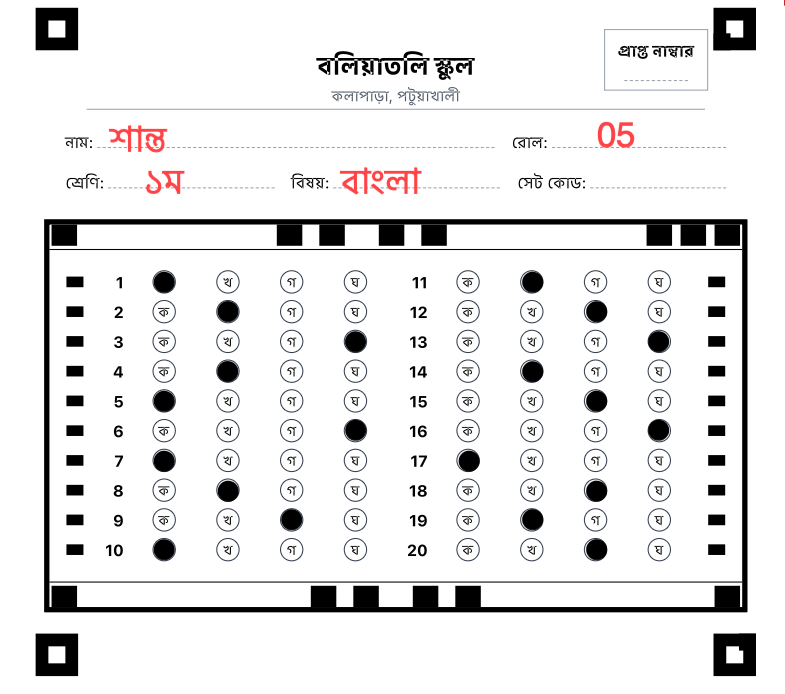
#> input picture mcq.png, 785 x 694 px
$ python test_shapes.py
#> lines starting #> are read from the running program, lines starting #| are printed output that depends on the picture; after the words box and inside, x2 and y2 are one past the last pixel; in counts of white or black regions, pixels touching at a corner belong together
import cv2
import numpy as np

img = cv2.imread("mcq.png")
#> img is the input picture: shape (694, 785, 3); mean B, G, R 232, 231.8, 232.4
print(f"Original image shape: {img.shape}")
#| Original image shape: (694, 785, 3)

# Find black squares for corner markers
gray = cv2.cvtColor(img, cv2.COLOR_BGR2GRAY)
blurred = cv2.GaussianBlur(gray, (5, 5), 0)
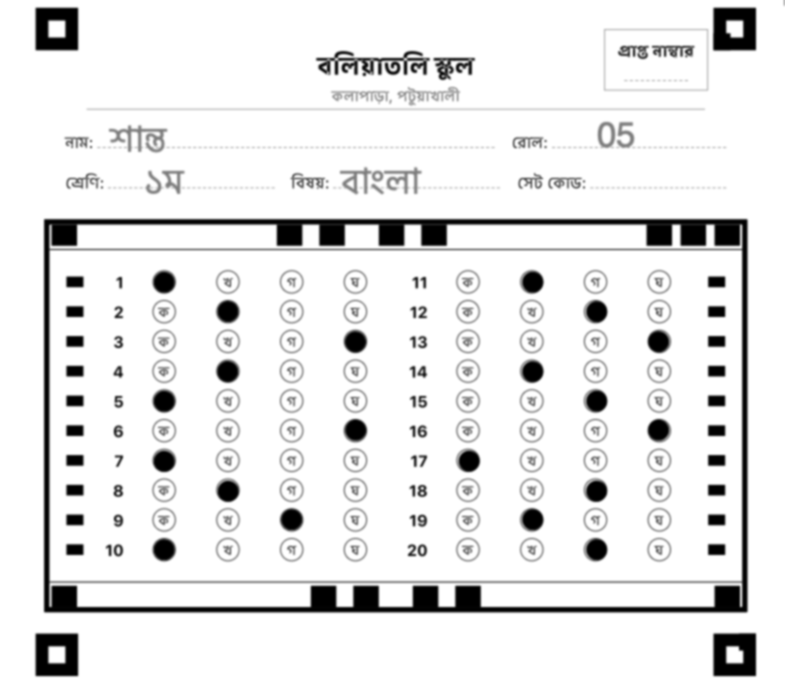
#> blurred: shape (694, 785); min 0, max 255, mean 232
edged = cv2.Canny(blurred, 50, 150)
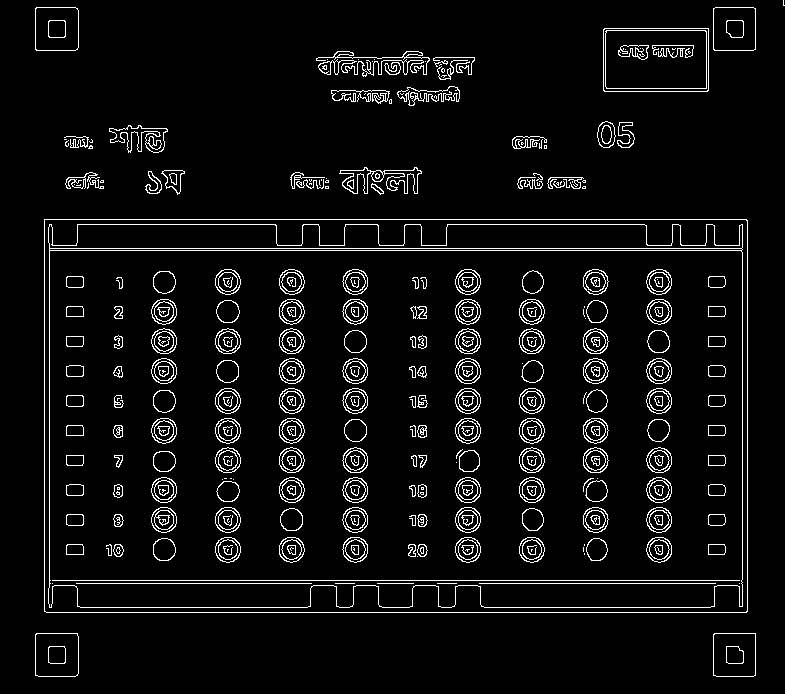
#> edged: shape (694, 785); 5.5% white in thin lines or dots
contours, _ = cv2.findContours(edged.copy(), cv2.RETR_EXTERNAL, cv2.CHAIN_APPROX_SIMPLE)
#> contours = 65 contours, 43 with area under 20; largest, box (x1, y1, x2, y2) and area: (44, 219, 748, 613) 276276, (603, 28, 709, 92) 6614, (35, 7, 79, 51) 1840, (35, 633, 79, 677) 1840, (713, 633, 756, 677) 1802

markers = []
for c in contours:
    peri = cv2.arcLength(c, True)
    approx = cv2.approxPolyDP(c, 0.04 * peri, True)
    if len(approx) == 4:
        x, y, w, h = cv2.boundingRect(approx)
        if 40 < w < 200 and 40 < h < 200:
            aspect = float(w) / h
            if 0.8 <= aspect <= 1.2:
                markers.append((x+w//2, y+h//2))
#> this loop made 65 passes
#> (peri, approx, x, y, w, h, aspect) on passes 1 to 2: (168.2, [[714, 633], [713, 675], [755, 675], [755, 633]], 713, 633, 43, 43, 1), (169.1, [[36, 633], [35, 675], [77, 675], [77, 633]], 35, 633, 43, 43, 1)
#> (c, peri, approx, x, y, w, h) on pass 51: ([[440, 64], [439, 65], [440, 64], [441, 64]], 4.83, [[441, 64], [440, 64], [439, 65], [440, 64]], 439, 64, 3, 2)
#> after the loop, markers = [(734, 654), (56, 654), (734, 29), (56, 28)]
print("Markers found at:", markers)
#| Markers found at: [(734, 654), (56, 654), (734, 29), (56, 28)]

$ run again, with omrsheet.png copied over mcq.png
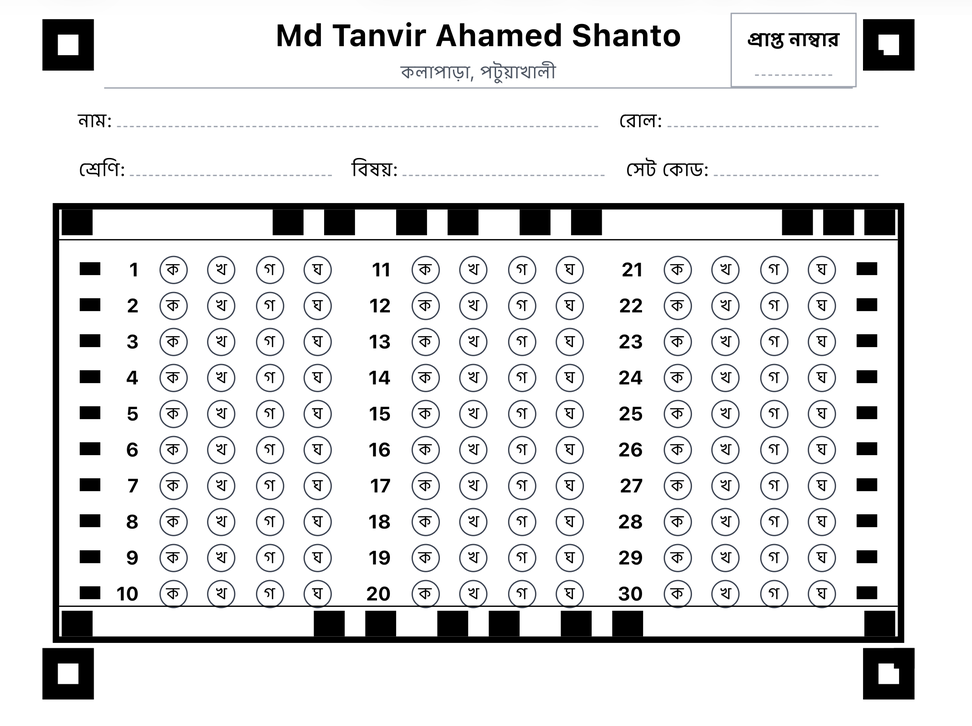
#> input picture omrsheet.png, 972 x 726 px, shrunk from 2024 x 1512 before the run
#> img is the input picture: shape (726, 972, 3); mean B, G, R 228.7, 228.4, 228.2
#| Original image shape: (726, 972, 3)
#> `blurred = cv2.GaussianBlur(gray, (5, 5), 0)`:
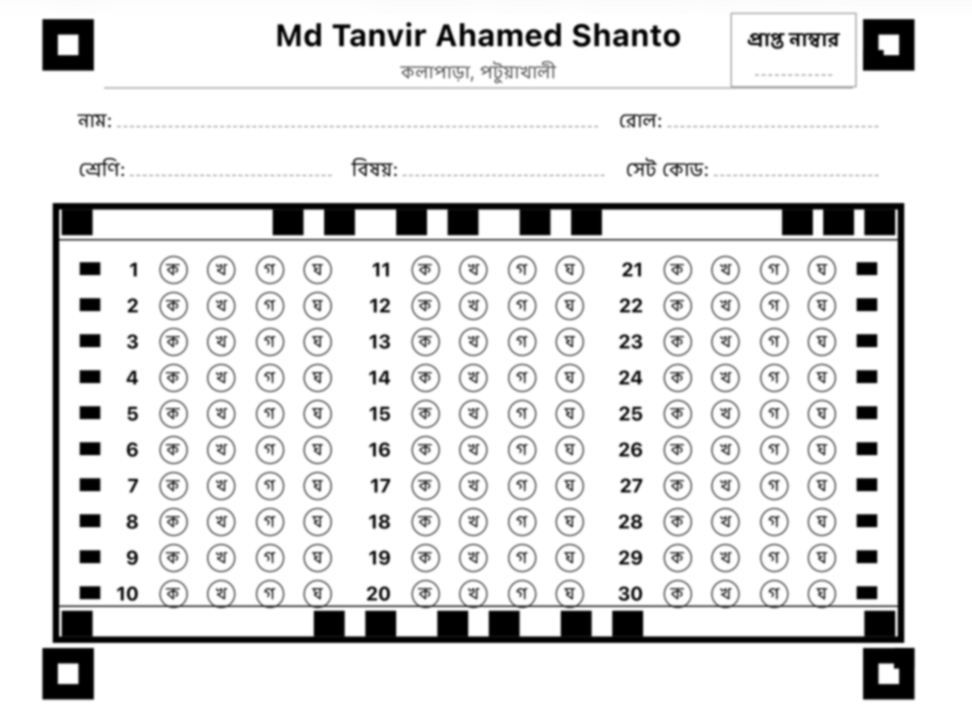
#> blurred: shape (726, 972); min 0, max 255, mean 228.4
#> `edged = cv2.Canny(blurred, 50, 150)`:
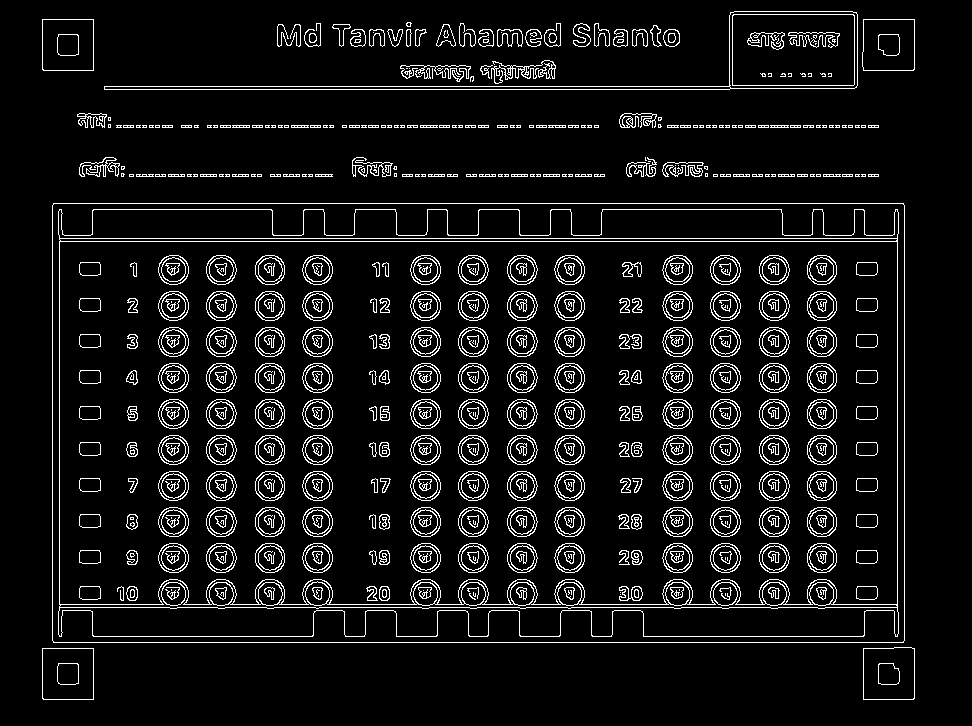
#> edged: shape (726, 972); 7.7% white in thin lines or dots, all inside (x1, y1, x2, y2) = (42, 11, 915, 700)
#> contours = 180 contours, 107 with area under 20; largest, box (x1, y1, x2, y2) and area: (52, 203, 905, 643) 374022, (104, 11, 858, 90) 11715, (863, 647, 915, 700) 2618, (862, 19, 915, 71) 2616, (42, 648, 94, 700) 2600
#> the loop `for c in contours:` made 180 passes
#> (peri, approx, x, y, w, h) on passes 1, 2, 3, 4, 7, 9: (203.4, [[42, 648], [42, 698], [93, 699], [93, 648]], 42, 648, 52, 52), (204.2, [[914, 648], [863, 648], [863, 699], [913, 699]], 863, 648, 52, 52), (2579.7, [[53, 203], [53, 642], [903, 642], [903, 203]], 53, 203, 851, 440), (24, [[868, 174], [868, 176], [878, 176], [878, 174]], 868, 174, 11, 3), (24, [[842, 174], [842, 176], [852, 176], [852, 174]], 842, 174, 11, 3), (12, [[816, 174], [816, 176], [820, 176], [820, 174]], 816, 174, 5, 3)
#> after the loop `for c in contours:`: markers = [(68, 674), (889, 674), (889, 45), (68, 45)]
#| Markers found at: [(68, 674), (889, 674), (889, 45), (68, 45)]

$ run again, with omrsheet-board.jpg saved as mcq.png
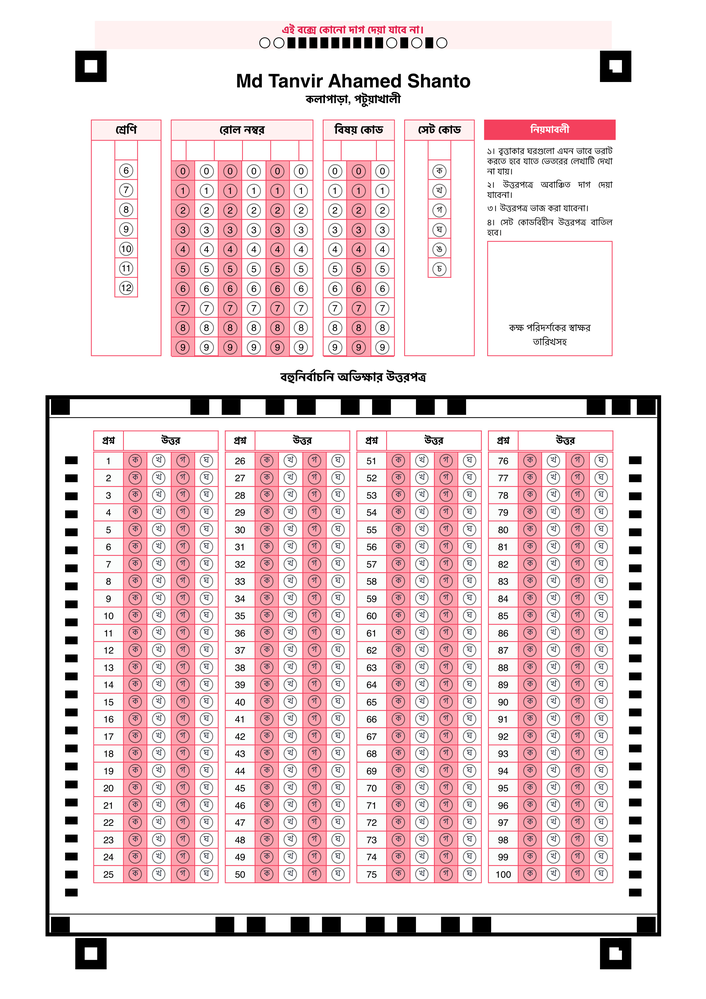
#> input picture omrsheet-board.jpg, 706 x 999 px, shrunk from 2479 x 3508 before the run
#> img is the input picture: shape (999, 706, 3); mean B, G, R 220.3, 217.6, 236
#| Original image shape: (999, 706, 3)
#> `gray = cv2.cvtColor(img, cv2.COLOR_BGR2GRAY)`:
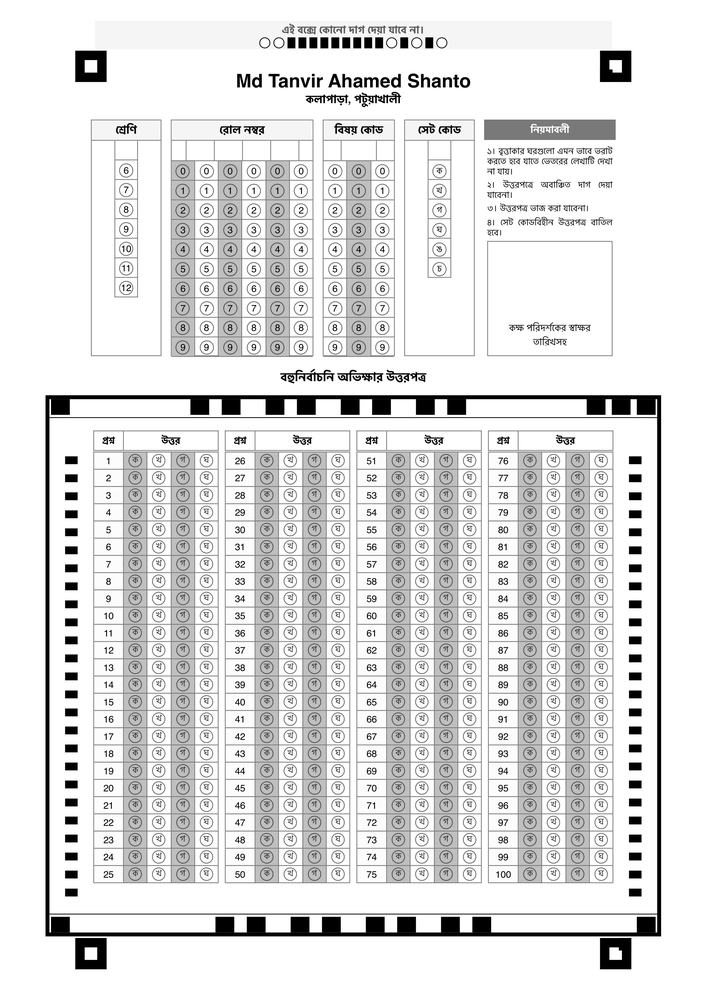
#> gray: shape (999, 706); min 0, max 255, mean 223.4
#> `edged = cv2.Canny(blurred, 50, 150)`:
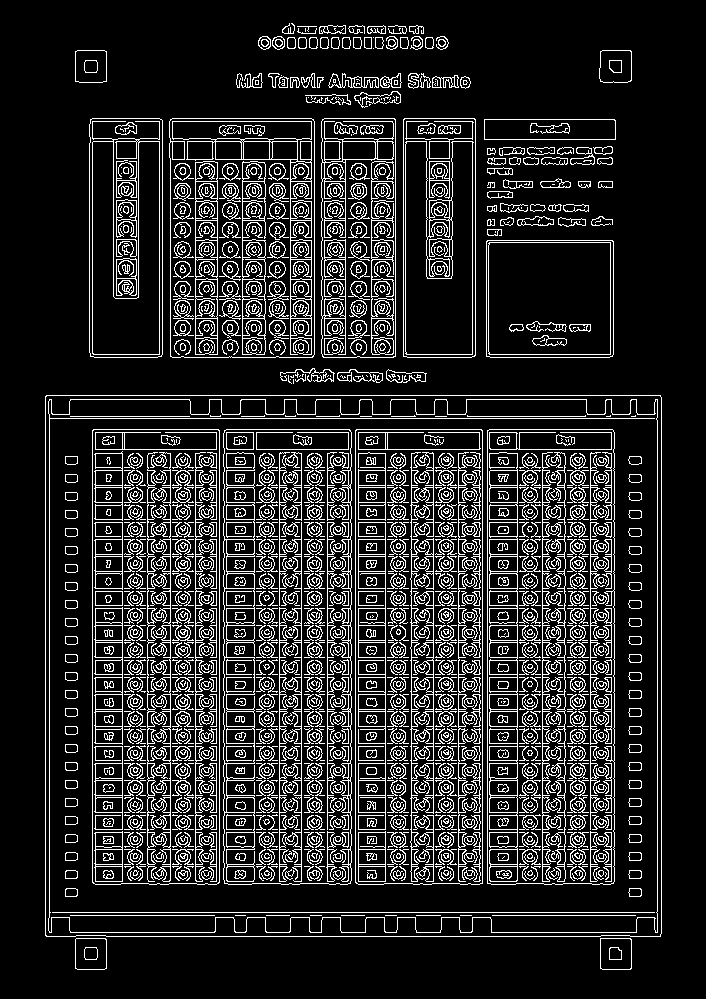
#> edged: shape (999, 706); 15% white in thin lines or dots, all inside (x1, y1, x2, y2) = (45, 23, 662, 970)
#> contours = 119 contours, 51 with area under 20; largest, box (x1, y1, x2, y2) and area: (45, 395, 662, 937) 333192, (169, 118, 315, 358) 34430, (321, 118, 396, 358) 17633, (89, 118, 163, 358) 17417, (403, 118, 476, 358) 17200
#> the loop `for c in contours:` made 119 passes
#> (c, peri, approx, x, y, w, h) on pass 13: ([[302, 374], [302, 376], [302, 375], [303, 374]], 5.41, [[303, 374], [302, 374], [302, 376], [302, 375]], 302, 374, 2, 3)
#> after the loop `for c in contours:`: markers = [(549, 298)]
#| Markers found at: [(549, 298)]
